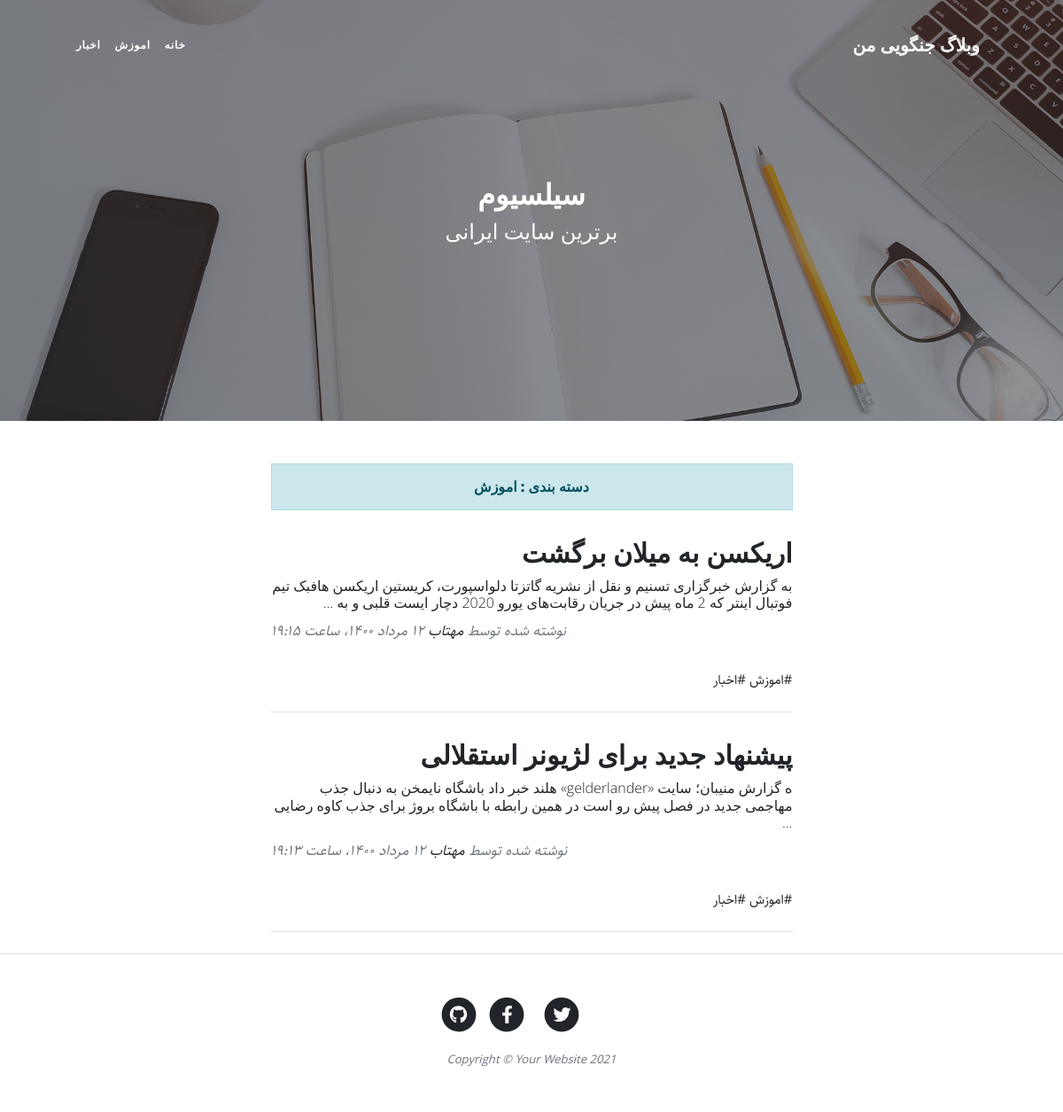
The app's page /category/learning with its own data.
### blog/models.py (models this page shows, shortened)
class Category(models.Model):
    parent = models.ForeignKey('self', default=None, null=True,blank=True,on_delete=models.SET_NULL,related_name='children', verbose_name='زیردسته')
    title = models.CharField(max_length=200, verbose_name='عنوان دسته بندی')
    slug = models.SlugField(max_length=100, unique=True, verbose_name='ادرس دسته بندی')
    status = models.BooleanField(default=True, verbose_name='ایا نمایش داده شود؟')
    position = models.IntegerField(verbose_name='پوزیشن')
    class Meta:
        verbose_name = 'دسته بندی'
        verbose_name_plural = 'دسته بندی ها'
        ordering = ['position']
    objects= CategoryManager()

class Article(models.Model):
    STATUS_CHOICES = [
        ('d', 'پیش نویس'),
        ('p', 'منتشر شده'),
    ]
    title = models.CharField(max_length=200, verbose_name='عنوان مقاله')
    slug = models.SlugField(max_length=100, unique=True, verbose_name='ادرس مقاله')
    category = models.ManyToManyField(Category, related_name='articles', verbose_name='دسته بندی')
    description = models.TextField(verbose_name='محتوا')
    thumbnail = models.ImageField(upload_to='images', verbose_name='تصویر مقاله')
    publish = models.DateTimeField(default=timezone.now, verbose_name='زمان انتشار')
    created = models.DateTimeField(auto_now_add=True)
    updated = models.DateTimeField(auto_now=True)
    status = models.CharField(max_length=1, choices=STATUS_CHOICES, verbose_name='وضعیت')
    def jpublish(self):
        return jalali_converter(self.publish)
    jpublish.short_description = 'زمان انتشار'
    def category_published(self):
        return self.category.filter(status=True)
    def thumbnail_tag(self):
        return format_html("<img  width = 100 height = 65 src= '{}'>".format(self.thumbnail.url))
    thumbnail_tag.short_description = 'عکس'
    objects = ArticleManager()
    class Meta:
        verbose_name = 'مقاله'
        verbose_name_plural = 'مقالات'
        ordering = ['-publish']

### blog/views.py (the view)
# urls.py: path('category/<slug:slug>', views.CategoryList.as_view(), name='blog_category'),
class CategoryList(ListView):
    def get_queryset(self):
        global category
        slug = self.kwargs.get('slug')
        category = get_object_or_404(Category.objects.active(), slug=slug)
        return category.articles.published()
    def get_context_data(self, *, object_list=None, **kwargs):
        context = super().get_context_data(**kwargs)
        context['category'] = category
        return context
    context_object_name = 'articles'
    template_name = 'blog/category.html'
    paginate_by = 2

### blog/models.py (called while the page is built)
    def published(self):
        return self.filter(status='p')

    def active(self):
        return self.filter(status=True)

### blog/templatetags/base_tags.py (called while the page is built)
@register.simple_tag
def title(data='وبلاگ جنگویی من '):
    return data

@register.inclusion_tag('blog/partials/category_navbar.html')
def category_navbar():
    return {
        'category': Category.objects.filter(status=True)
    }

### extensions/jalali.py (called while the page is built)
    def persian_tuple(self):
        return self.persian_year, self.persian_month, self.persian_day

### extensions/utils.py (called while the page is built)
def convert_en_numbers(input_str):
    mapping = {
        '0': '۰',
        '1': '۱',
        '2': '۲',
        '3': '۳',
        '4': '۴',
        '5': '۵',
        '6': '۶',
        '7': '۷',
        '8': '۸',
        '9': '۹',
        '.': '.',
    }
    pattern = "|".join(map(re.escape, mapping.keys()))
    return re.sub(pattern, lambda m: mapping[m.group()], str(input_str))

def jalali_converter(time):
    time = timezone.localtime(time)
    jmonths = ['فروردین', 'اردیبهشت', 'خرداد', 'تیر', 'مرداد', 'شهریور', 'مهر', 'آبان', 'آذر', 'دی', 'بهمن', 'اسفند']
    time_to_str = "{},{},{}".format(time.year, time.month, time.day)
    time_to_touple = jalali.Gregorian(time_to_str).persian_tuple()
    time_to_list = list(time_to_touple)
    for index, month in enumerate(jmonths):
        if time_to_list[1] == index + 1:
            time_to_list[1] = month
            break
    output = '{} {} {}، ساعت {}:{}'.format(
        convert_en_numbers(time_to_list[2]),
        time_to_list[1],
        convert_en_numbers(time_to_list[0]),
        convert_en_numbers(time.hour),
        convert_en_numbers(time.minute),
    )
    return output

### blog/templates/blog/category.html (shortened to what this page needs)
{% extends 'blog/base.html' %}
{% load static %}
{% block main %}
        <header class="masthead" style="background-image: url({% static 'blog/assets/img/home-bg.jpg' %})">
            <div class="container position-relative px-4 px-lg-5">
                <div class="row gx-4 gx-lg-5 justify-content-center">
                    <div class="col-md-10 col-lg-8 col-xl-7">
                        <div class="site-heading">
                            <h1>سیلسیوم</h1>
                            <span class="subheading">برترین سایت ایرانی</span>
                        </div>
                    </div>
                </div>
            </div>
        </header>
    <div class="container px-4 px-lg-5">
            <div class="row gx-4 gx-lg-5 justify-content-center">
                <div class="col-md-10 col-lg-8 col-xl-7">
                <h3 class="alert alert-primary text-center">دسته بندی : {{ category.title }}</h3>
                    {% for article in articles%}
                    <div class="post-preview">
                        <a href="{% url 'blog:blog_detail' article.slug %}">
                            <h2 class="post-title">{{ article.title}}</h2>
                            <h3 class="post-subtitle">{{ article.description|truncatewords:30 }}</h3>
                        </a>
                        <p class="post-meta">
                            نوشته شده توسط
                            <a href="#!">مهتاب </a>
                            {{ article.jpublish}}
                        </p>
                    <div>
                        {%  for cat in article.category_published.all %}
                            <a href="#">#{{ cat.title }}</a>
                            {% endfor %}
                    </div>
                    </div>
                    <hr class="my-4" />
                    {% endfor %}
                </div>
            </div>
        </div>
{% endblock %}

### blog/templates/blog/partials/category_navbar.html (shortened to what this page needs)
<div class="collapse navbar-collapse nav" id="navbarResponsive">
    <ul class="navbar-nav ml-auto ms-auto py-4 py-lg-0">
        <li class="navbar-nav ml-auto ms-auto py-4 py-lg-0  ">
            <li class="nav-item">
                <a class="nav-link " href="{% url 'blog:blog_home' %}">خانه</a>
            </li>
            {% for cat in category %}
                {% if cat.parent == None %}
                    <li class="nav-item">
                        <a class="nav-link " href="{% url 'blog:blog_category' cat.slug %}">{{ cat.title }}</a>
                    </li>
                {% endif %}
            {% endfor %}
    </ul>
</div>

### blog/static/blog/css/rtl.css (style rules this page uses)
body { font-family: Sahel, serif; direction: rtl; text-align: right; font-size: 15px; }
.navbar-nav { margin-left: initial !important; margin-right: auto; }
.post-preview > .post-meta { font-size: 1.025rem; font-style: italic; margin-top: 0; color: #6c757d; text-align: left; }
header.masthead .page-heading h1, header.masthead .page-heading .h1, header.masthead .site-heading h1, header.masthead .site-heading .h1 { font-size: 2rem; }
.post-preview > a > .post-title { font-size: 30px; }
h3, .h3 { font-size: 16px; }
.nav-item { list-style-type: none; padding: 0; margin: 0; }
.nav ul { padding-right: 0; }
.nav ul li { border-bottom: none; height: 86px; line-height: 86px; font-size: 14px; display: inline-block; float:left; margin: 0 auto; }
.nav ul li a { text-decoration: none; color: #000000; display: block; transition: .3s background-color; padding: 0 24px; }
.nav a { border-bottom: none; }

### records on screen
Category: title "اموزش"
Category: title "اخبار"
Article: title "اریکسن به میلان برگشت", description "به گزارش خبرگزاری تسنیم و نقل از نشریه گاتزتا دلواسپورت، کریستین اریکسن هافبک تیم فوتبال اینتر که 2 ماه پیش در جریان رقابت‌های یورو 2020 دچار ایست قلبی و به …", jpublish "۱۲ مرداد ۱۴۰۰، ساعت ۱۹:۱۵"
Article: title "پیشنهاد جدید برای لژیونر استقلالی", description "ه گزارش منیبان؛ سایت «gelderlander» هلند خبر داد باشگاه نایمخن به دنبال جذب مهاجمی جدید در فصل پیش رو است در همین رابطه با باشگاه بروژ برای جذب کاوه رضایی …", jpublish "۱۲ مرداد ۱۴۰۰، ساعت ۱۹:۱۳"
